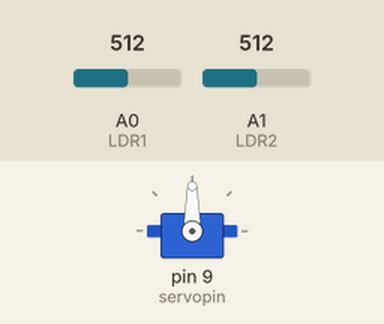
Bench run of a sketch on a simulated Arduino Uno, built with avr-gcc and run on an emulated ATmega328P. Parts: servo. The test bench sets the inputs (shaded band); at power-on: A0 (LDR1) = 512, A1 (LDR2) = 512.

Above: at 3.2 s.
3.3 s: A0 (LDR1) set to 523
At 4.45 s:
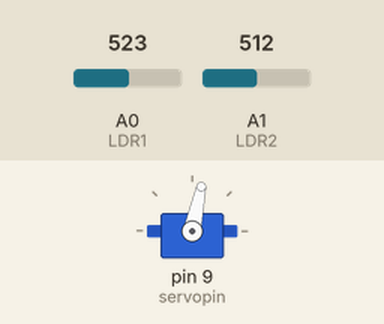
6.3 s: A0 (LDR1) set to 306
9.3 s: A1 (LDR2) set to 322
At 10.47 s:
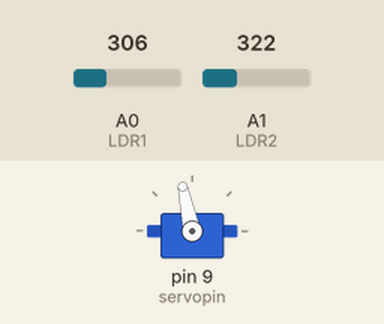
12.3 s: A1 (LDR2) set to 310
At 12.3 s:
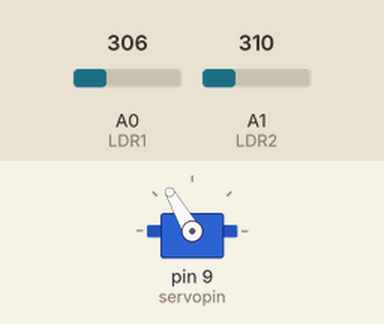
13.8 s: A0 (LDR1) set to 288
At 15.79 s:
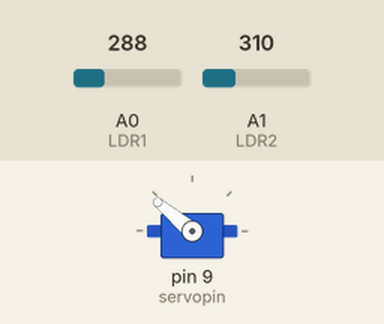
16.8 s: A0 (LDR1) set to 511
Timing chart, 0 to 27.4 s (numbered marks = the images above; inputs shaded):
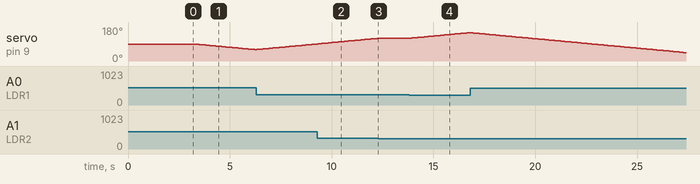

Measured:
- the behaviour switches between 516 and 517 on A0 (LDR1) (found by bisection; images 0 and 1)
- the behaviour switches between 311 and 310 on A1 (LDR2) (found by bisection; images 2 and 3)
- the behaviour switches between 306 and 305 on A0 (LDR1) (found by bisection; images 3 and 4)
- after the input at 3.3 s, servo on pin 9 (servopin): moves from 90° to 60° over 2.9 s, starting at once
- after the input at 12.3 s, servo on pin 9 (servopin): stays 120° (without the input it goes to 121° after 0.03 s)
- after the input at 13.8 s, servo on pin 9 (servopin): moves from 120° to 150° over 2.9 s, starting at once

The sketch:

SolarTracker_jan20a.ino
```cpp
#include <Servo.h>               //library  servo motor ra include mikonim

Servo sg90;

int servopin=9;                 //ye PWM pin migirim
int LDR1 = A0;                  //Ldr1 be pin A0
int LDR2 = A1;                  //Ldr2 be pin A1

int pos = 90;                   //be sorate pishfarz 90
int error = 5;                  //mizan telorance ya khataie beine 2 Ldr

void setup()
{
  sg90.attach(servopin);
  pinMode(LDR1, INPUT);
  pinMode(LDR2, INPUT);
  sg90.write(pos);             //set servo in 90 degree
  delay(2000);
}

void loop()
{
  int R1 = analogRead(LDR1);    //Read Ldr 1 va 2
  int R2 = analogRead(LDR2);

  int diff= abs(R2 - R1);       //ghadre motlagh ekhtelaf

  if(diff < error) {}           //age kochiktar az
  else
  {
    if(R1 > R2) { pos = pos-1; }
    if(R1 < R2) { pos = pos+1; }
  }
  if(pos>180)  { pos=180; }     //in ghesmat baraie ineke
  if(pos<0)    { pos=0; }       //dar zavaiaie bozorgtar az 180 mesl 361
  sg90.write(pos);              //error nade va sari az 180 bar nagarde
  delay(100);                   //ro 1 daraje
}
```
